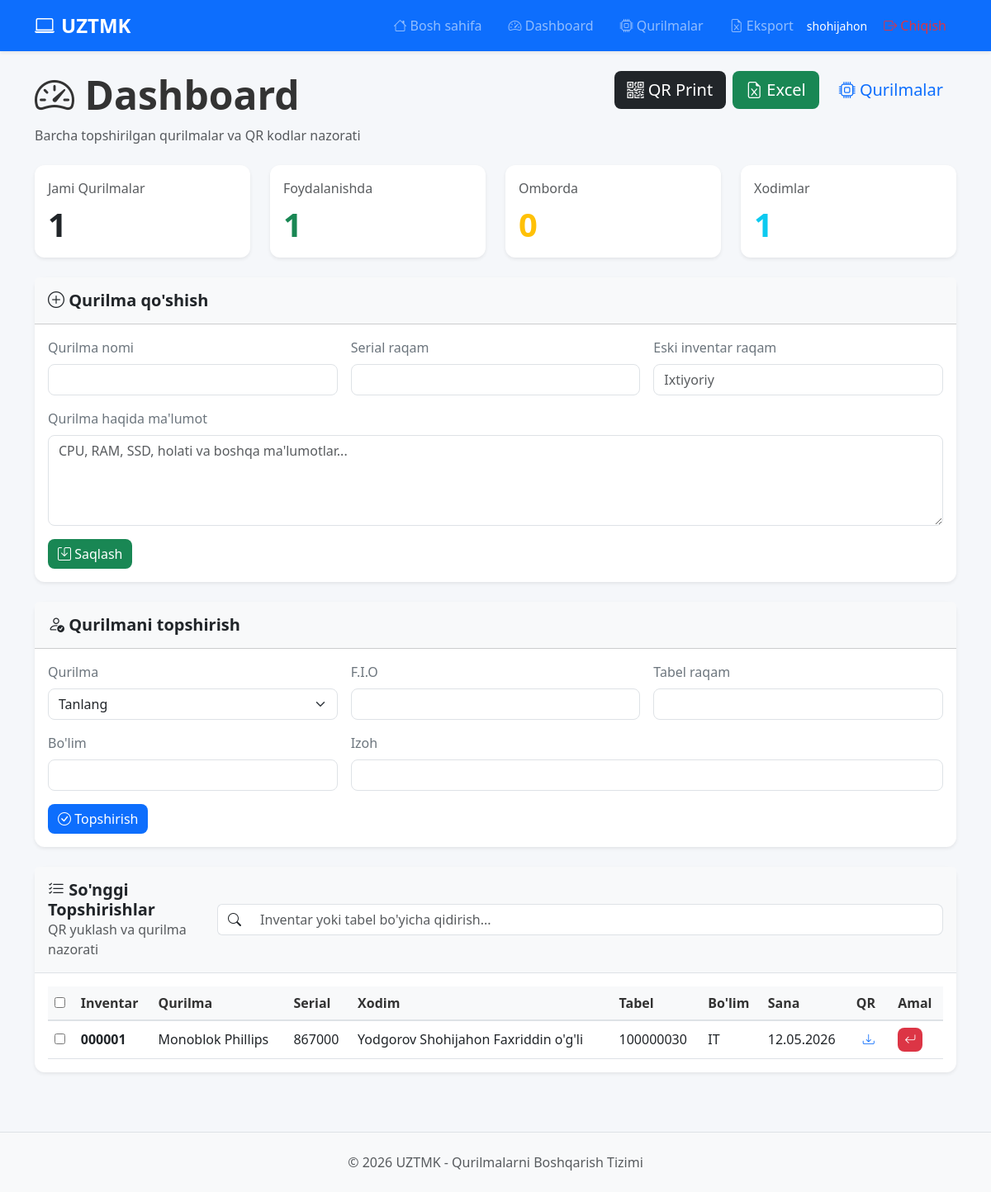
Before: /dashboard/ (signed in) with the older database file.
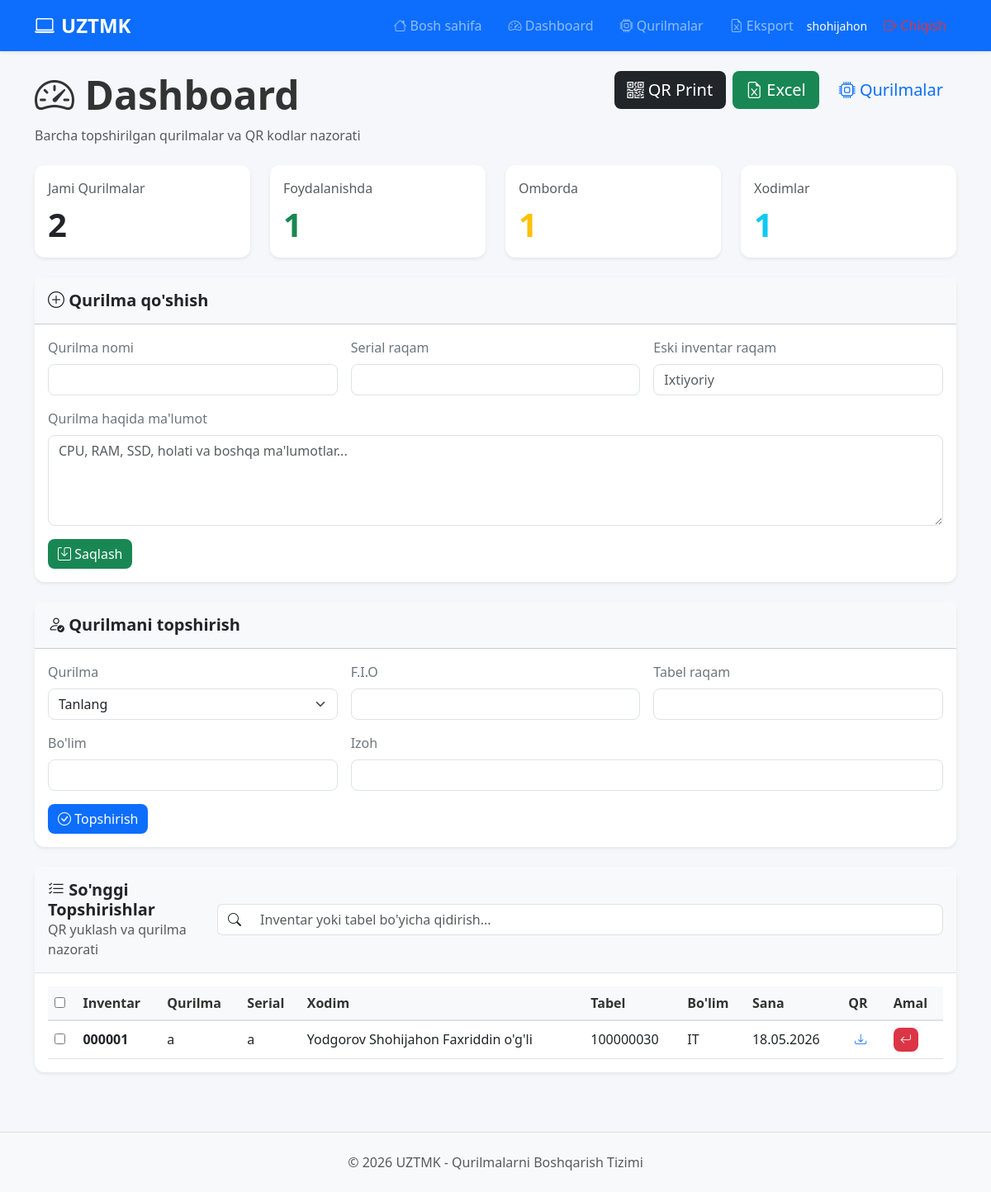
After: the same page with the newer database file.
### assets/models.py (models this page shows, shortened)
class Assignment(models.Model):
    device = models.ForeignKey(Device, on_delete=models.CASCADE)
    employee = models.ForeignKey(Employee, on_delete=models.CASCADE)
    assigned_at = models.DateField(auto_now_add=True)
    note = models.TextField(blank=True)
    is_active = models.BooleanField(default=True)
    qr_code = models.ImageField(upload_to='qr_codes/', blank=True, null=True)

class Device(models.Model):
    STATUS_CHOICES = [
        ('warehouse', 'Omborda'),
        ('assigned', 'Berilgan'),
    ]
    inventory_number = models.CharField(
        max_length=20,
        unique=True,
        blank=True
    )
    name = models.CharField(
        max_length=255
    )
    serial_number = models.CharField(
        max_length=255
    )
    status = models.CharField(
        max_length=20,
        choices=STATUS_CHOICES,
        default='warehouse'
    )
    qr_code = models.ImageField(
        upload_to='qr_codes/',
        blank=True,
        null=True
    )
    description = models.TextField(
        blank=True,
        null=True
    )
    old_inventory_number = models.CharField(
        max_length=100,
        blank=True,
        null=True
    )
    is_auto_inventory = models.BooleanField(
        default=False
    )

class Employee(models.Model):
    tabel_number = models.CharField(max_length=20, unique=True)
    full_name = models.CharField(max_length=255)
    department = models.CharField(max_length=255)

### assets/views.py (the view)
# urls.py: path('dashboard/', dashboard, name='dashboard'),
@login_required
def dashboard(request):
    assignments = Assignment.objects.filter(
        is_active=True
    ).select_related(
        'device',
        'employee'
    ).order_by('-id')
    total_devices = Device.objects.count()
    assigned_devices = Device.objects.filter(status='assigned').count()
    available_devices = Device.objects.filter(status='warehouse').count()
    total_employees = Employee.objects.count()
    available_devices = Device.objects.filter(status='warehouse')
    available_devices_count = available_devices.count()
    return render(request, 'dashboard.html', {
        'available_devices': available_devices,
        'assignments': assignments,
        'total_devices': total_devices,
        'assigned_devices': assigned_devices,
        'available_devices': available_devices,
        'available_devices_count': available_devices_count,
        'total_employees': total_employees,
    })

### templates/dashboard.html (shortened to what this page needs)
{% extends 'base.html' %}
{% block content %}
<div class="mb-4 d-flex flex-column flex-lg-row justify-content-between gap-3 align-items-start">
    <div>
        <h1 class="display-5 fw-bold mb-2">
            <i class="bi bi-speedometer2"></i>
            Dashboard
        </h1>
        <p class="text-muted mb-0">
            Barcha topshirilgan qurilmalar va QR kodlar nazorati
        </p>
    </div>
    <div class="d-flex flex-wrap gap-2">
        <button
            id="printSelectedBtn"
            class="btn btn-dark btn-lg"
        >
            <i class="bi bi-qr-code"></i>
            QR Print
        </button>
        <a
            href="{% url 'export_excel' %}"
            class="btn btn-success btn-lg"
        >
            <i class="bi bi-file-earmark-excel"></i>
            Excel
        </a>
        <a
            href="{% url 'devices_list' %}"
            class="btn btn-outline-primary btn-lg"
        >
            <i class="bi bi-cpu"></i>
            Qurilmalar
        </a>
    </div>
</div>
<div class="row g-4 mb-4">
    <div class="col-md-3">
        <div class="card border-0 shadow-sm h-100">
            <div class="card-body">
                <div class="text-muted mb-2">
                    Jami Qurilmalar
                </div>
                <div class="display-6 fw-bold">
                    {{ total_devices }}
                </div>
            </div>
        </div>
    </div>
    <div class="col-md-3">
        <div class="card border-0 shadow-sm h-100">
            <div class="card-body">
                <div class="text-muted mb-2">
                    Foydalanishda
                </div>
                <div class="display-6 fw-bold text-success">
                    {{ assigned_devices }}
                </div>
            </div>
        </div>
    </div>
    <div class="col-md-3">
        <div class="card border-0 shadow-sm h-100">
            <div class="card-body">
                <div class="text-muted mb-2">
                    Omborda
                </div>
                <div class="display-6 fw-bold text-warning">
                    {{ available_devices_count }}
                </div>
            </div>
        </div>
    </div>
    <div class="col-md-3">
        <div class="card border-0 shadow-sm h-100">
            <div class="card-body">
                <div class="text-muted mb-2">
                    Xodimlar
                </div>
                <div class="display-6 fw-bold text-info">
                    {{ total_employees }}
                </div>
            </div>
        </div>
    </div>
</div>
<div class="card border-0 shadow-sm mb-4">
    <div class="card-header bg-light py-3">
        <h5 class="mb-0 fw-bold">
            <i class="bi bi-plus-circle"></i>
            Qurilma qo'shish
        </h5>
    </div>
    <div class="card-body">
        <form id="deviceForm" class="row g-3">
            <div class="col-md-4">
                <label class="form-label">
                    Qurilma nomi
                </label>
                <input
                    type="text"
                    id="device_name"
                    class="form-control"
                    required
                >
            </div>
            <div class="col-md-4">
                <label class="form-label">
                    Serial raqam
                </label>
                <input
                    type="text"
                    id="serial_number"
                    class="form-control"
                    required
                >
            </div>
            <div class="col-md-4">
                <label class="form-label">
                    Eski inventar raqam
                </label>
                <input
                    type="text"
                    id="old_inventory_number"
                    class="form-control"
                    placeholder="Ixtiyoriy"
                >
            </div>
            <div class="col-12">
                <label class="form-label">
                    Qurilma haqida ma'lumot
                </label>
                <textarea
                    id="description"
                    class="form-control"
                    rows="4"
                    placeholder="CPU, RAM, SSD, holati va boshqa ma'lumotlar..."
                ></textarea>
            </div>
            <div class="col-12">
                <button
                    type="submit"
                    class="btn btn-success"
                >
                    <i class="bi bi-save"></i>
                    Saqlash
                </button>
            </div>
        </form>
    </div>
</div>
<div class="card border-0 shadow-sm mb-4">
    <div class="card-header bg-light py-3">
        <h5 class="mb-0 fw-bold">
            <i class="bi bi-person-check"></i>
            Qurilmani topshirish
        </h5>
    </div>
    <div class="card-body">
        <form id="assignmentForm" class="row g-3">
            <div class="col-md-4">
                <label class="form-label">
                    Qurilma
                </label>
                <select
                    id="device"
                    class="form-select"
                    required
                >
                    <option value="">
                        Tanlang
                    </option>
                </select>
            </div>
            <div class="col-md-4">
                <label class="form-label">
                    F.I.O
                </label>
                <input
                    type="text"
                    id="full_name"
                    class="form-control"
                    required
                >
            </div>
            <div class="col-md-4">
                <label class="form-label">
                    Tabel raqam
                </label>
                <input
                    type="text"
                    id="tabel_number"
                    class="form-control"
                    required
                >
            </div>
            <div class="col-md-4">
                <label class="form-label">
                    Bo'lim
                </label>
                <input
                    type="text"
                    id="department"
                    class="form-control"
                    required
                >
            </div>
            <div class="col-md-8">
                <label class="form-label">
                    Izoh
                </label>
                <input
                    type="text"
                    id="note"
                    class="form-control"
                >
            </div>
            <div class="col-12">
                <button
                    type="submit"
                    class="btn btn-primary"
                >
                    <i class="bi bi-check-circle"></i>
                    Topshirish
                </button>
            </div>
        </form>
    </div>
</div>
<div class="card border-0 shadow-sm">
    <div class="card-header bg-light py-3 border-bottom">
        <div class="d-flex justify-content-between align-items-center flex-column flex-md-row gap-3">
            <div>
                <h5 class="mb-0 fw-bold">
                    <i class="bi bi-list-check"></i>
                    So'nggi Topshirishlar
                </h5>
                <p class="text-muted mb-0">
                    QR yuklash va qurilma nazorati
                </p>
            </div>
            <div class="input-group w-100 w-md-50">
                <span class="input-group-text bg-white border-end-0">
                    <i class="bi bi-search"></i>
                </span>
                <input
                    id="searchInput"
                    type="text"
                    class="form-control border-start-0"
                    placeholder="Inventar yoki tabel bo'yicha qidirish..."
                >
            </div>
        </div>
    </div>
    <div class="card-body">
        <div class="table-responsive">
            <table class="table table-hover align-middle">
                <thead class="table-light">
                    <tr>
                        <th>
                            <input type="checkbox" id="selectAll">
                        </th>
                        <th>Inventar</th>
                        <th>Qurilma</th>
                        <th>Serial</th>
                        <th>Xodim</th>
                        <th>Tabel</th>
                        <th>Bo'lim</th>
                        <th>Sana</th>
                        <th>QR</th>
                        <th>Amal</th>
                    </tr>
                </thead>
                <tbody id="dashboardTableBody">
                    {% for assignment in assignments %}
                    <tr>
                        <td>
                            <input
                                type="checkbox"
                                class="qr-checkbox"
                                value="{{ assignment.device.id }}"
                            >
                        </td>
                        <td>
                            <strong>
                                {{ assignment.device.inventory_number }}
                            </strong>
                        </td>
                        <td>
                            {{ assignment.device.name }}
                        </td>
                        <td>
                            {{ assignment.device.serial_number }}
                        </td>
                        <td>
                            {{ assignment.employee.full_name }}
                        </td>
                        <td>
                            {{ assignment.employee.tabel_number }}
                        </td>
                        <td>
                            {{ assignment.employee.department }}
                        </td>
                        <td>
                            {{ assignment.assigned_at|date:"d.m.Y" }}
                        </td>
                        <td>
                            {% if assignment.device.qr_code %}
                            <a
                                href="{{ assignment.device.qr_code.url }}"
                                download
                                class="btn btn-sm btn-outline-primary"
                            >
                                <i class="bi bi-download"></i>
                            </a>
                            {% else %}
                            <span class="text-muted">
                                Yo'q
                            </span>
                            {% endif %}
                        </td>
                        <td>
                            {% if assignment.device.status == 'assigned' %}
                            <button
                                class="btn btn-sm btn-danger return-btn"
                                data-id="{{ assignment.id }}"
                            >
                                <i class="bi bi-arrow-return-left"></i>
                            </button>
                            {% endif %}
                        </td>
                    </tr>
                    {% endfor %}
                </tbody>
            </table>
        </div>
    </div>
</div>
{% endblock %}

### templates/base.html (shortened to what this page needs)
{% load static %}
<!DOCTYPE html>
<html lang="uz">
<head>
    <link href="https://cdn.jsdelivr.net/npm/bootstrap@5.3.0/dist/css/bootstrap.min.css" rel="stylesheet">
    <link rel="stylesheet" href="https://cdn.jsdelivr.net/npm/bootstrap-icons@1.11.0/font/bootstrap-icons.css">
    <link rel="stylesheet" href="{% static 'css/style.css' %}">
</head>
<body>
    <nav class="navbar navbar-expand-lg navbar-dark bg-primary shadow-sm">
        <div class="container-lg">
            <a class="navbar-brand fw-bold" href="/">
                <i class="bi bi-laptop"></i> UZTMK
            </a>
            <div class="collapse navbar-collapse" id="navbarNav">
                <ul class="navbar-nav ms-auto">
                    <li class="nav-item">
                        <a class="nav-link" href="/">
                            <i class="bi bi-house"></i> Bosh sahifa
                        </a>
                    </li>
                    <li class="nav-item">
                        <a class="nav-link" href="/dashboard/">
                            <i class="bi bi-speedometer2"></i> Dashboard
                        </a>
                    </li>
                    <li class="nav-item">
                        <a class="nav-link" href="/devices/">
                            <i class="bi bi-cpu"></i> Qurilmalar
                        </a>
                    </li>
                    <li class="nav-item">
                        <a class="nav-link" href="{% url 'export_excel' %}">
                            <i class="bi bi-file-earmark-excel"></i> Eksport
                        </a>
                    </li>
                    <div class="d-flex align-items-center gap-2">
                        {% if request.user.is_authenticated %}
                            <span class="text-white small">
                                {{ request.user.username }}
                            </span>
                            <form method="post" action="{% url 'logout' %}">
                                <button type="submit" class="btn btn-outline-danger">
                                    <i class="bi bi-box-arrow-right"></i>
                                </button>
                            </form>
                        {% endif %}
                    </div>
                </ul>
            </div>
        </div>
    </nav>
    <main class="py-4">
        <div class="container-lg">
            {% block content %}{% endblock %}
        </div>
    </main>
    <footer class="bg-light py-4 mt-5 border-top">
        <div class="container-lg text-center">
            <p class="text-muted mb-0">
                &copy; 2026 UZTMK - Qurilmalarni Boshqarish Tizimi
            </p>
        </div>
    </footer>
</body>
</html>

Changed rows visible on the page:
removed Assignment: device.inventory_number "000001", device.name "Monoblok Phillips", device.serial_number "867000", employee.full_name "Yodgorov Shohijahon Faxriddin o'g'li", employee.tabel_number "100000030", employee.department "IT", assigned_at "12.05.2026"
added Assignment: device.inventory_number "000001", device.name "a", device.serial_number "a", employee.full_name "Yodgorov Shohijahon Faxriddin o'g'li", employee.tabel_number "100000030", employee.department "IT", assigned_at "18.05.2026"
Other visible differences:
{{ total_devices }}: "1" → "2"
{{ available_devices_count }}: "0" → "1"
